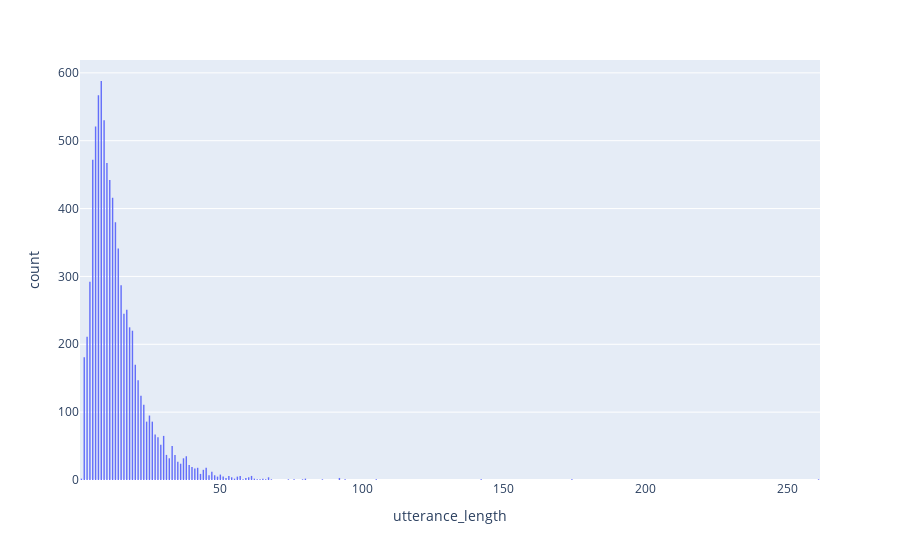

The notebook cell this image was saved under:
### Code cell
# Find the number of words per utterance
print(f"Total number of words: {sum(utterance_length_list)}")
utterance_length_df = pd.DataFrame(utterance_length_list, columns=['utterance_length'])

fig = px.histogram(utterance_length_df, x="utterance_length")
fig.update_layout(bargap=0.5, hovermode="x")
fig.show()

### Figure 1 — Plotly figure (JSON) as saved in the notebook; plotly's stock layout.template omitted (floating-point values rounded to 4 significant figures; data arrays with more than 128 entries replaced by an {"elided": "..."} marker saying what was removed)
{"data": [{"alignmentgroup": "True", "bingroup": "x", "hovertemplate": "utterance_length=%{x}<br>count=%{y}<extra></extra>", "legendgroup": "", "marker": {"color": "#636efa", "pattern": {"shape": ""}}, "name": "", "offsetgroup": "", "orientation": "v", "showlegend": false, "type": "histogram", "x": {"elided": "8206 int values"}, "xaxis": "x", "yaxis": "y"}], "layout": {"bargap": 0.5, "barmode": "relative", "hovermode": "x", "legend": {"tracegroupgap": 0}, "margin": {"t": 60}, "xaxis": {"anchor": "y", "domain": [0, 1], "title": {"text": "utterance_length"}}, "yaxis": {"anchor": "x", "domain": [0, 1], "title": {"text": "count"}}}}
